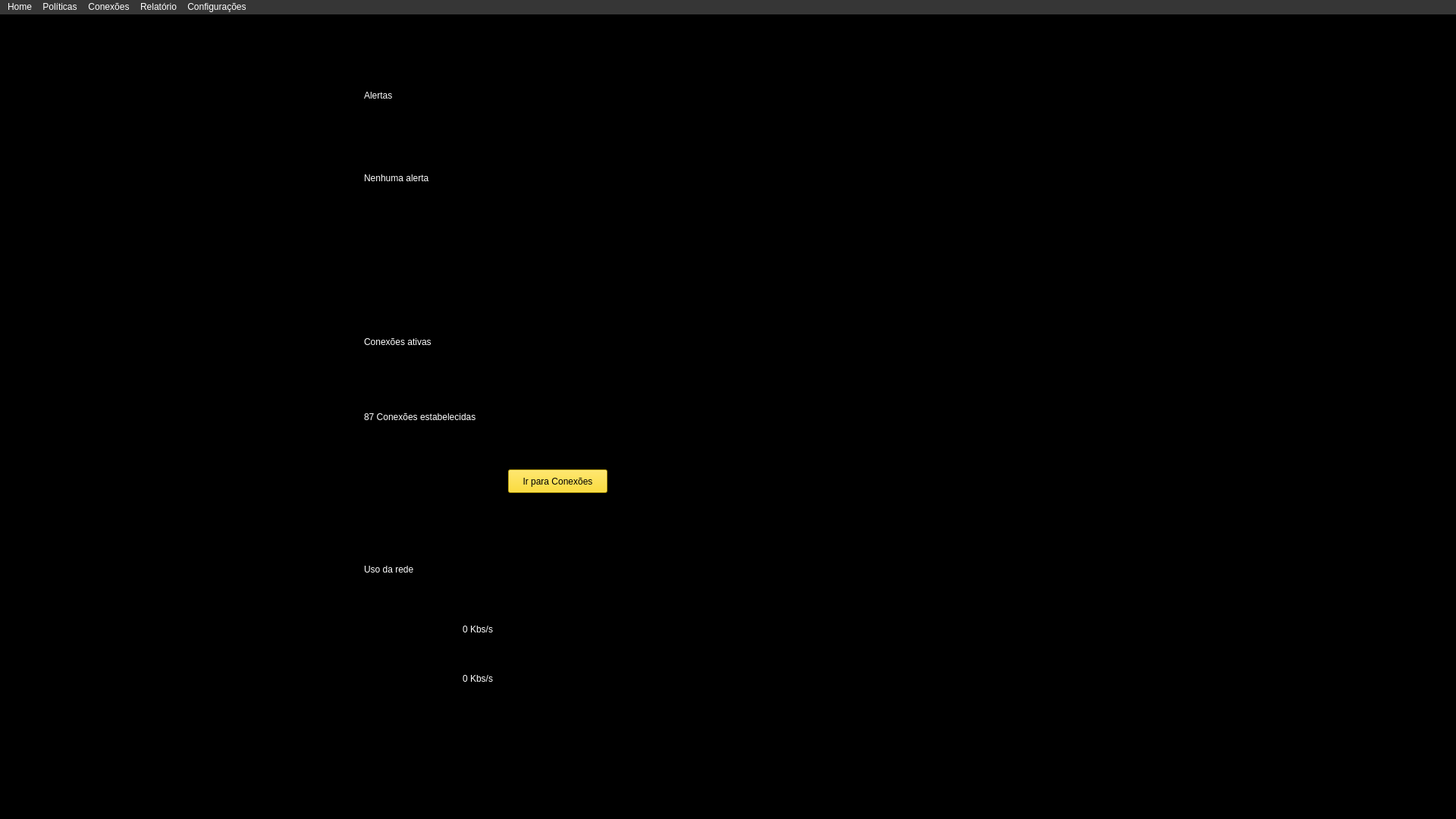
<?xml version="1.0" encoding="UTF-8"?>
<ui version="4.0">
 <class>MainWindow</class>
 <widget class="QMainWindow" name="MainWindow">
  <property name="geometry">
   <rect>
    <x>0</x>
    <y>0</y>
    <width>1920</width>
    <height>1080</height>
   </rect>
  </property>
  <property name="windowTitle">
   <string>MainWindow</string>
  </property>
  <property name="windowIcon">
   <iconset>
    <normaloff>../images/imgiconetecsec.png</normaloff>../images/imgiconetecsec.png</iconset>
  </property>
  <property name="autoFillBackground">
   <bool>false</bool>
  </property>
  <property name="styleSheet">
   <string notr="true">background-color: rgb(0,0,0);
color: white
</string>
  </property>
  <property name="iconSize">
   <size>
    <width>138</width>
    <height>128</height>
   </size>
  </property>
  <property name="toolButtonStyle">
   <enum>Qt::ToolButtonStyle::ToolButtonIconOnly</enum>
  </property>
  <property name="animated">
   <bool>true</bool>
  </property>
  <property name="documentMode">
   <bool>false</bool>
  </property>
  <property name="tabShape">
   <enum>QTabWidget::TabShape::Rounded</enum>
  </property>
  <property name="dockOptions">
   <set>QMainWindow::DockOption::AllowTabbedDocks|QMainWindow::DockOption::AnimatedDocks</set>
  </property>
  <widget class="QWidget" name="centralwidget">
   <widget class="QLabel" name="label_Background">
    <property name="enabled">
     <bool>true</bool>
    </property>
    <property name="geometry">
     <rect>
      <x>109</x>
      <y>-100</y>
      <width>2041</width>
      <height>1080</height>
     </rect>
    </property>
    <property name="text">
     <string/>
    </property>
    <property name="pixmap">
     <pixmap>../images/imgbackground.png</pixmap>
    </property>
    <property name="alignment">
     <set>Qt::AlignmentFlag::AlignRight|Qt::AlignmentFlag::AlignTrailing|Qt::AlignmentFlag::AlignVCenter</set>
    </property>
   </widget>
   <widget class="QWidget" name="verticalLayoutWidget">
    <property name="geometry">
     <rect>
      <x>60</x>
      <y>70</y>
      <width>411</width>
      <height>851</height>
     </rect>
    </property>
    <layout class="QVBoxLayout" name="verticalLayout_imagens">
     <item alignment="Qt::AlignmentFlag::AlignHCenter">
      <widget class="QLabel" name="label_ImgAlerta">
       <property name="text">
        <string/>
       </property>
       <property name="pixmap">
        <pixmap>../images/iconeataquepequeno (2).png</pixmap>
       </property>
      </widget>
     </item>
     <item>
      <spacer name="verticalSpacer">
       <property name="orientation">
        <enum>Qt::Orientation::Vertical</enum>
       </property>
       <property name="sizeHint" stdset="0">
        <size>
         <width>20</width>
         <height>40</height>
        </size>
       </property>
      </spacer>
     </item>
     <item alignment="Qt::AlignmentFlag::AlignHCenter">
      <widget class="QLabel" name="label_ImgConexoes">
       <property name="text">
        <string/>
       </property>
       <property name="pixmap">
        <pixmap>../images/iconeconexoespequeno (2).png</pixmap>
       </property>
      </widget>
     </item>
     <item>
      <spacer name="verticalSpacer_2">
       <property name="orientation">
        <enum>Qt::Orientation::Vertical</enum>
       </property>
       <property name="sizeHint" stdset="0">
        <size>
         <width>20</width>
         <height>40</height>
        </size>
       </property>
      </spacer>
     </item>
     <item alignment="Qt::AlignmentFlag::AlignHCenter">
      <widget class="QLabel" name="label_ImgRede">
       <property name="enabled">
        <bool>false</bool>
       </property>
       <property name="maximumSize">
        <size>
         <width>16777215</width>
         <height>512</height>
        </size>
       </property>
       <property name="text">
        <string/>
       </property>
       <property name="textFormat">
        <enum>Qt::TextFormat::RichText</enum>
       </property>
       <property name="pixmap">
        <pixmap>../images/interneticonepequeno (2).png</pixmap>
       </property>
       <property name="scaledContents">
        <bool>false</bool>
       </property>
      </widget>
     </item>
    </layout>
   </widget>
   <widget class="QLabel" name="label_ConexoesAtivas">
    <property name="geometry">
     <rect>
      <x>480</x>
      <y>400</y>
      <width>335</width>
      <height>63</height>
     </rect>
    </property>
    <property name="styleSheet">
     <string notr="true">font: 35pt &quot;Segoe UI&quot;;</string>
    </property>
    <property name="text">
     <string>Conexões ativas</string>
    </property>
   </widget>
   <widget class="QLabel" name="label_Alerta">
    <property name="geometry">
     <rect>
      <x>480</x>
      <y>100</y>
      <width>335</width>
      <height>63</height>
     </rect>
    </property>
    <property name="styleSheet">
     <string notr="true">font: 35pt &quot;Segoe UI&quot;;</string>
    </property>
    <property name="text">
     <string>Alertas</string>
    </property>
    <property name="alignment">
     <set>Qt::AlignmentFlag::AlignLeading|Qt::AlignmentFlag::AlignLeft|Qt::AlignmentFlag::AlignTop</set>
    </property>
   </widget>
   <widget class="QLabel" name="label_UsodaRede">
    <property name="geometry">
     <rect>
      <x>480</x>
      <y>700</y>
      <width>335</width>
      <height>63</height>
     </rect>
    </property>
    <property name="styleSheet">
     <string notr="true">font: 35pt &quot;Segoe UI&quot;;</string>
    </property>
    <property name="text">
     <string>Uso da rede</string>
    </property>
   </widget>
   <widget class="QPushButton" name="button_Conexoes">
    <property name="geometry">
     <rect>
      <x>670</x>
      <y>600</y>
      <width>131</width>
      <height>31</height>
     </rect>
    </property>
    <property name="styleSheet">
     <string notr="true">color: black;
background-color: #ffd700</string>
    </property>
    <property name="text">
     <string>Ir para Conexões</string>
    </property>
    <property name="autoDefault">
     <bool>false</bool>
    </property>
    <property name="default">
     <bool>false</bool>
    </property>
    <property name="flat">
     <bool>false</bool>
    </property>
   </widget>
   <widget class="QLabel" name="label_Download">
    <property name="geometry">
     <rect>
      <x>610</x>
      <y>790</y>
      <width>131</width>
      <height>41</height>
     </rect>
    </property>
    <property name="styleSheet">
     <string notr="true">font: 20pt &quot;Segoe UI&quot;;</string>
    </property>
    <property name="text">
     <string>0 Kbs/s</string>
    </property>
   </widget>
   <widget class="QLabel" name="label_Upload">
    <property name="geometry">
     <rect>
      <x>610</x>
      <y>855</y>
      <width>131</width>
      <height>41</height>
     </rect>
    </property>
    <property name="styleSheet">
     <string notr="true">font: 20pt &quot;Segoe UI&quot;;</string>
    </property>
    <property name="text">
     <string>0 Kbs/s</string>
    </property>
   </widget>
   <widget class="QLabel" name="label_SetaUpload">
    <property name="geometry">
     <rect>
      <x>540</x>
      <y>800</y>
      <width>31</width>
      <height>31</height>
     </rect>
    </property>
    <property name="text">
     <string/>
    </property>
    <property name="pixmap">
     <pixmap>../images/imgsetabaixo2.png</pixmap>
    </property>
    <property name="scaledContents">
     <bool>true</bool>
    </property>
   </widget>
   <widget class="QLabel" name="label_SetaDownload">
    <property name="geometry">
     <rect>
      <x>540</x>
      <y>860</y>
      <width>31</width>
      <height>31</height>
     </rect>
    </property>
    <property name="text">
     <string/>
    </property>
    <property name="pixmap">
     <pixmap>../images/setacima.png</pixmap>
    </property>
    <property name="scaledContents">
     <bool>true</bool>
    </property>
   </widget>
   <widget class="QLabel" name="label_CoEstabelecidas">
    <property name="geometry">
     <rect>
      <x>480</x>
      <y>510</y>
      <width>321</width>
      <height>41</height>
     </rect>
    </property>
    <property name="styleSheet">
     <string notr="true">font: 20pt &quot;Segoe UI&quot;;</string>
    </property>
    <property name="text">
     <string>87 Conexões estabelecidas</string>
    </property>
   </widget>
   <widget class="QLabel" name="label_Alertanotif">
    <property name="geometry">
     <rect>
      <x>480</x>
      <y>190</y>
      <width>201</width>
      <height>51</height>
     </rect>
    </property>
    <property name="styleSheet">
     <string notr="true">font: 20pt &quot;Segoe UI&quot;;</string>
    </property>
    <property name="text">
     <string>Nenhuma alerta</string>
    </property>
   </widget>
  </widget>
  <widget class="QMenuBar" name="menuBar">
   <property name="geometry">
    <rect>
     <x>0</x>
     <y>0</y>
     <width>1920</width>
     <height>22</height>
    </rect>
   </property>
   <property name="styleSheet">
    <string notr="true">background-color: rgb(54,54,54)</string>
   </property>
   <widget class="QMenu" name="menuHome">
    <property name="title">
     <string>Home</string>
    </property>
   </widget>
   <widget class="QMenu" name="menuConexoes">
    <property name="title">
     <string>Conexões</string>
    </property>
   </widget>
   <widget class="QMenu" name="menuRelatorio">
    <property name="title">
     <string>Relatório</string>
    </property>
   </widget>
   <widget class="QMenu" name="menuConfiguracoes">
    <property name="title">
     <string>Configurações</string>
    </property>
   </widget>
   <widget class="QMenu" name="menuPoliticas">
    <property name="title">
     <string>Políticas</string>
    </property>
   </widget>
   <addaction name="menuHome"/>
   <addaction name="menuPoliticas"/>
   <addaction name="menuConexoes"/>
   <addaction name="menuRelatorio"/>
   <addaction name="menuConfiguracoes"/>
  </widget>
  <action name="actionPol_ticas">
   <property name="text">
    <string>Políticas</string>
   </property>
  </action>
  <action name="actionIA">
   <property name="text">
    <string>IA</string>
   </property>
  </action>
 </widget>
 <resources/>
 <connections/>
</ui>
